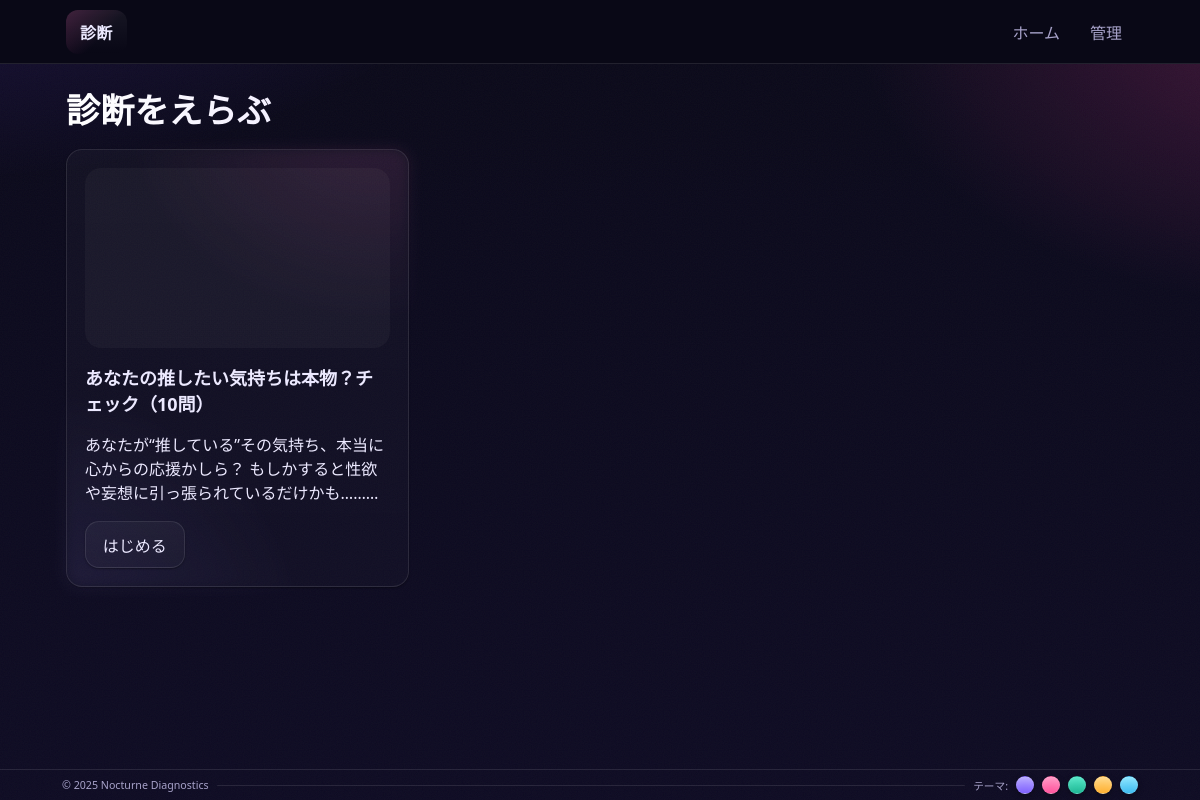
The page / on the database its author committed.
### models.py (models this page shows)
class Quiz(db.Model):
    id = db.Column(db.Integer, primary_key=True)
    title = db.Column(db.String(200), nullable=False)
    description = db.Column(db.Text, default="")
    display_mode = db.Column(db.String(20), nullable=False, default="ordered")
    choice_mode = db.Column(db.String(20), nullable=False, default="ordered")
    image_url = db.Column(db.String(500), nullable=True)
    choice_style = db.Column(db.String(20), nullable=False, default="normal")
    traits = db.relationship("Trait", backref="quiz", cascade="all, delete-orphan")
    questions = db.relationship("Question", backref="quiz", cascade="all, delete-orphan")
    results = db.relationship("Result", backref="quiz", cascade="all, delete-orphan")

### blueprints/public/routes.py (the view)
@bp.get("/")
def index():
    quizzes = Quiz.query.all()
    return render_template("public/index.html", quizzes=quizzes)

### templates/public/index.html (shortened to what this page needs)
{% extends "base.html" %}
{% block content %}
<h1>診断をえらぶ</h1>
<div class="card-grid">
{% for qz in quizzes %}
  <div class="card">
    <div class="thumb" style="margin-bottom:.75rem">
    </div>
    <h3>{{ qz.title }}</h3>
    <p class="card-description">{{ qz.description }}</p>
    <div class="card-fixed-footer">
      <a class="btn" href="{{ url_for('public.quiz_start', quiz_id=qz.id) }}">はじめる</a>
    </div>
  </div>
{% else %}
  <p>まだ診断がありません。管理ページから作成してください。</p>
{% endfor %}
</div>
{% endblock %}

### static/css/main.css (style rules this page uses)
:root { --bg: #090816; --bg2:#0e0b22; --card:#12102a; --line: rgba(255,255,255,.10); --text:#ece9ff; --text-muted:#a7a2c9; --primary:#9b8cff; --primary-strong:#5f46ff; --magenta:#ff5bb4; --ok:#66e0b8; --warn:#ffd166; --danger:#ff6b8a; --shadow-sm: 0 1px 2px rgba(0,0,0,.35); --shadow-md: 0 16px 40px rgba(22, 15, 64, .55); --radius: 16px; --radius-sm:12px; --radius-lg:22px; --fs-1: clamp(24px, 3.2vw, 34px); --fs-2: clamp(18px, 2.2vw, 22px); --fs-3: clamp(16px, 2.0vw, 18px); --fs-4: 14px; --card-surface: linear-gradient(180deg, rgba(255,255,255,.03), rgba(255,255,255,.02)); --card-stroke: rgba(255,255,255,.10); --card-glow-a: rgba(255,91,180,.22); --card-glow-b: rgba(155,140,255,.20); --site-header-height: 64px; }
* { box-sizing: border-box; }
html,body { height:100%; }
body { margin:0; font-family: ui-sans-serif, system-ui, -apple-system, "Segoe UI", Roboto, "Noto Sans JP", "Hiragino Kaku Gothic ProN", "BIZ UDPGothic", sans-serif; color: var(--text); background: var(--bg); position: relative; }
body.theme-nocturne::before { content:""; position:fixed; inset:-15% -15% -15% -15%; z-index:-2; pointer-events:none; background: radial-gradient(1200px 700px at 6% -8%, rgba(125, 70, 255, .25) 0%, transparent 55%), radial-gradient(900px 600px at 95% 12%, rgba(255, 80, 170, .22) 0%, transparent 50%), linear-gradient(180deg, var(--bg) 0%, var(--bg2) 100%); filter: saturate(110%); }
body.theme-nocturne::after { content:""; position:fixed; inset:0; z-index:-1; pointer-events:none; opacity:.8; }
h1 { font-size:var(--fs-1); margin:.3rem 0 1rem; letter-spacing:.2px; background: linear-gradient(90deg, #fff 0%, #e1d8ff 50%, #f7d2ef 100%); -webkit-background-clip:text; background-clip:text; color:transparent; }
h3 { font-size:var(--fs-3); margin:1rem 0 .5rem; color: var(--text); }
.card-grid { display:grid; grid-template-columns: repeat(auto-fill, minmax(280px,1fr)); gap: 20px; }
.card { position:relative; background: var(--card-surface); border: 1px solid var(--card-stroke); border-radius: var(--radius); padding: 18px; box-shadow: var(--shadow-sm); transition: transform .18s ease, box-shadow .18s ease, border-color .18s ease, filter .18s ease; min-height: 380px; }
.card::after { content:""; position:absolute; inset:-1px; border-radius: inherit; pointer-events:none; background: radial-gradient(120% 80% at 90% -10%, var(--card-glow-a), transparent 60%), radial-gradient(130% 90% at -10% 110%, var(--card-glow-b), transparent 60%); opacity:.55; mix-blend-mode: screen; filter: blur(6px); }
.card .thumb { margin-bottom: .75rem !important; height: 180px; overflow: hidden; border-radius:16px; background: rgba(255,255,255,.03); }
a.btn, .btn { display:inline-block; padding:.64rem 1.05rem; border-radius: 14px; border:1px solid var(--line); background: linear-gradient(180deg, rgba(255,255,255,.04), rgba(255,255,255,.02)); color: var(--text); text-decoration:none; cursor:pointer; transition: transform .12s ease, box-shadow .2s, border-color .2s, background .2s; box-shadow: var(--shadow-sm); }
:root,[data-theme="violet"] { --primary: #9b8cff; --primary-strong: #5f46ff; --magenta: #ff5bb4; --accent: var(--primary); }
html, body { height: 100%; }
body { min-height: 100vh; display: flex; flex-direction: column; }
.card-fixed-footer { position: absolute; bottom: 18px; left: 18px; z-index: 10; }
.card .btn { margin: 0; }
.card-description { margin-bottom: 4rem; line-clamp: 3; -webkit-line-clamp: 3; display: -webkit-box; -webkit-box-orient: vertical; overflow: hidden; text-overflow: ellipsis; }

### rows shown on the page
Quiz: title "あなたの推したい気持ちは本物？チェック（10問）", description "あなたが“推している”その気持ち、本当に心からの応援かしら？…"
